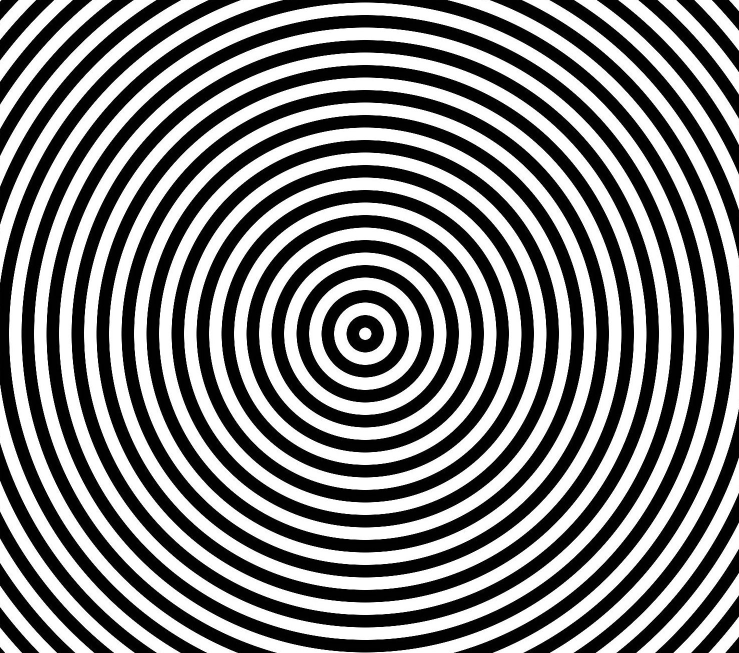
#> input picture img_crop.jpg, 1478 x 1306 px (shown at 1/2 size)
$ python show.py   (older library calls are emulated)
#> lines starting #> are read from the running program, lines starting #| are printed output that depends on the picture
import cv2

img = cv2.imread('img_crop.jpg')
#> img is the input picture: shape (1306, 1478, 3); min 0, max 255, mean 127.5
oh, ow, oc = img.shape
#> oh = 1306; ow = 1478; oc = 3
rh = h = 200
rw = w = 200
img_resized = img
img_arr = []
while True:
    rh, rw = int(rh * (65/64)), int(rw * (65/64))
    print(h, w)
    if rh >= oh:
        break
    ci, cj = rh // 2, rw //2
    img_resized = cv2.resize(img, (rh, rw), interpolation=cv2.INTER_AREA)
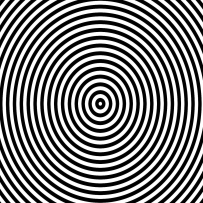
#> img_resized: shape (203, 203, 3); min 0, max 255, mean 127.5
    img_resized = img_resized[ci - h//2: ci + h//2, cj - w // 2:cj + w // 2]
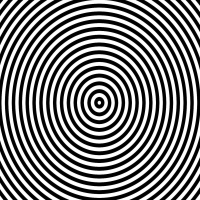
#> img_resized: shape (200, 200, 3); min 0, max 255, mean 127.4
    img_arr.append(img_resized)
    cv2.imshow('img', img_resized)
    cv2.waitKey(1)

fps = 30
capSize = (h, w) # this is the size of my source video
#fourcc = cv2.cv.CV_FOURCC('m', 'p', '4', 'v') # note the lower case
#fourcc = cv2.VideoWriter_fourcc('m', 'p', '4', 'v')
vout = cv2.VideoWriter('test.mp4',cv2.VideoWriter_fourcc(*'XVID'),fps,(h, w))
#vout = cv2.VideoWriter()
#success = vout.open('test.mov',fourcc,fps,capSize,True)
for i in range(len(img_arr)):
    vout.write(img_arr[i])
vout.release()
#cv2.destroyAllWindows()

$ run again, with img.jpg copied over img_crop.jpg
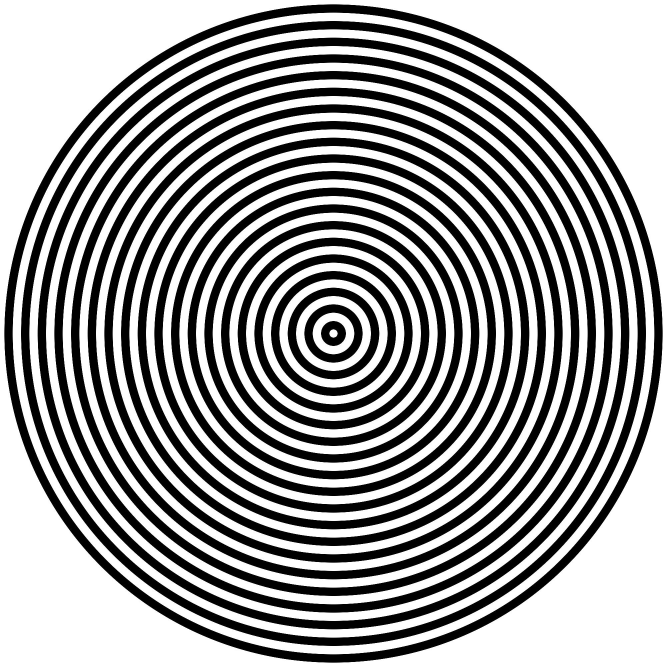
#> input picture img.jpg, 2000 x 2000 px (shown at 1/3 size)
#> img is the input picture: shape (2000, 2000, 3); min 0, max 255, mean 154.9
#> `img_resized = cv2.resize(img, (rh, rw), interpolation=cv2.INTER_AREA)`:
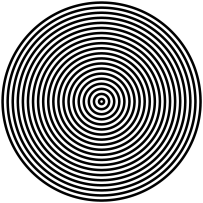
#> img_resized: shape (203, 203, 3); min 0, max 255, mean 154.9
#> `img_resized = img_resized[ci - h//2: ci + h//2, cj - w // 2:cj + w // 2]`:
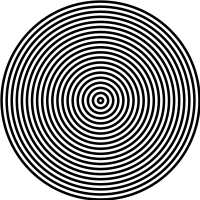
#> img_resized: shape (200, 200, 3); min 0, max 255, mean 152
